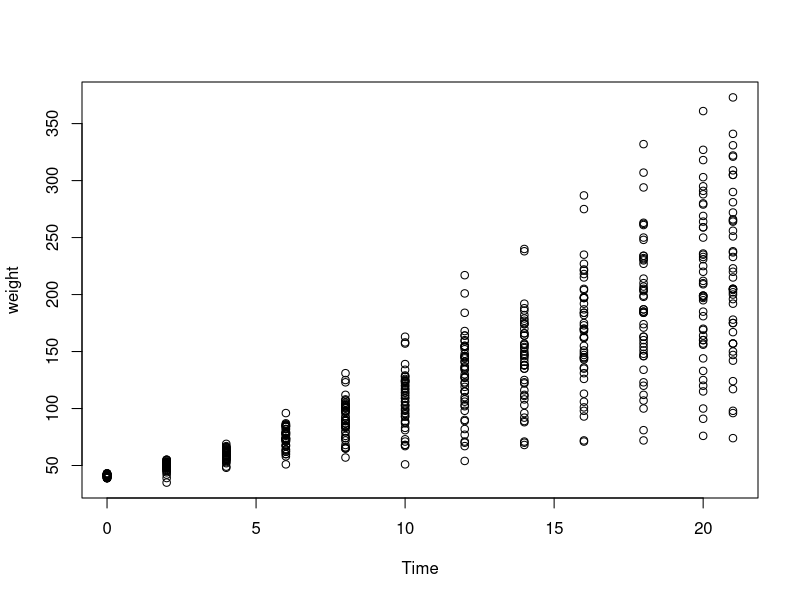
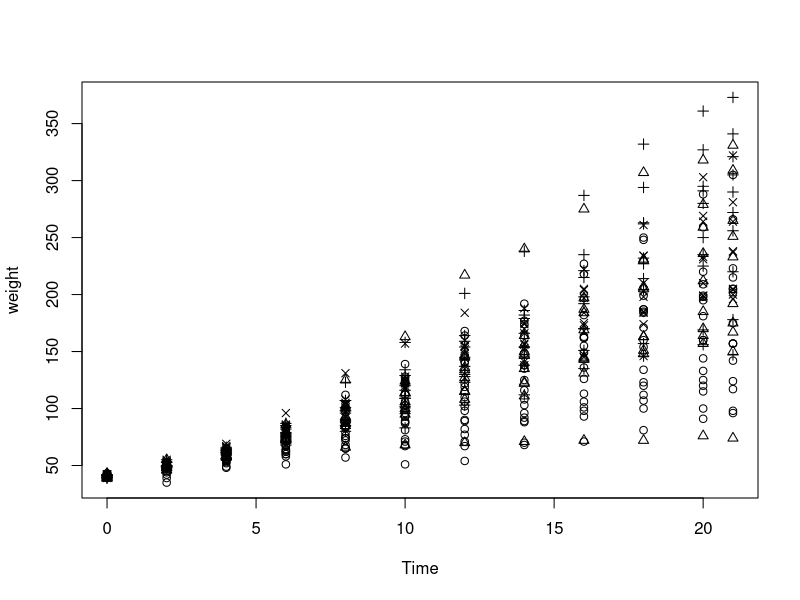
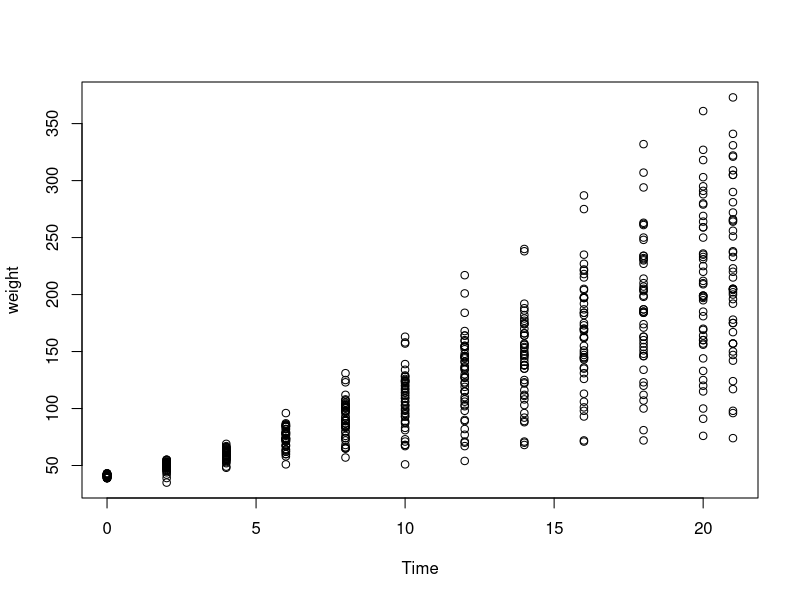
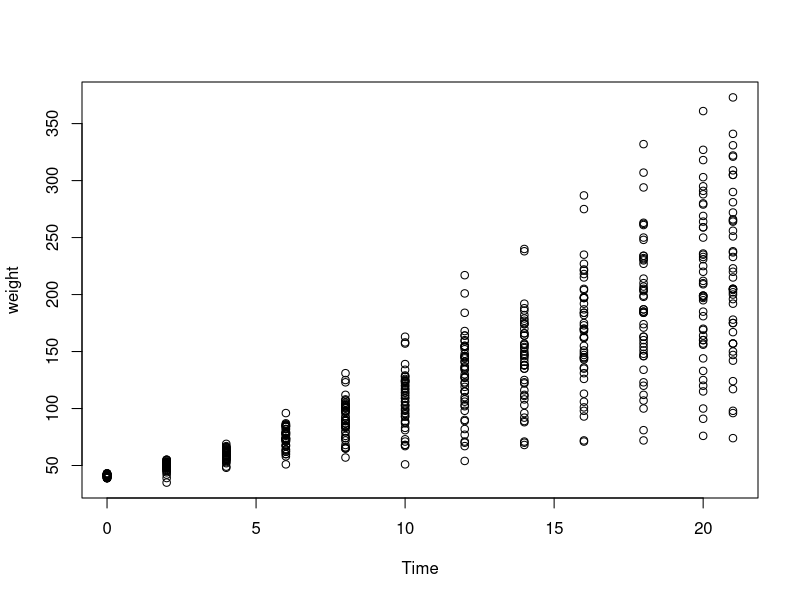
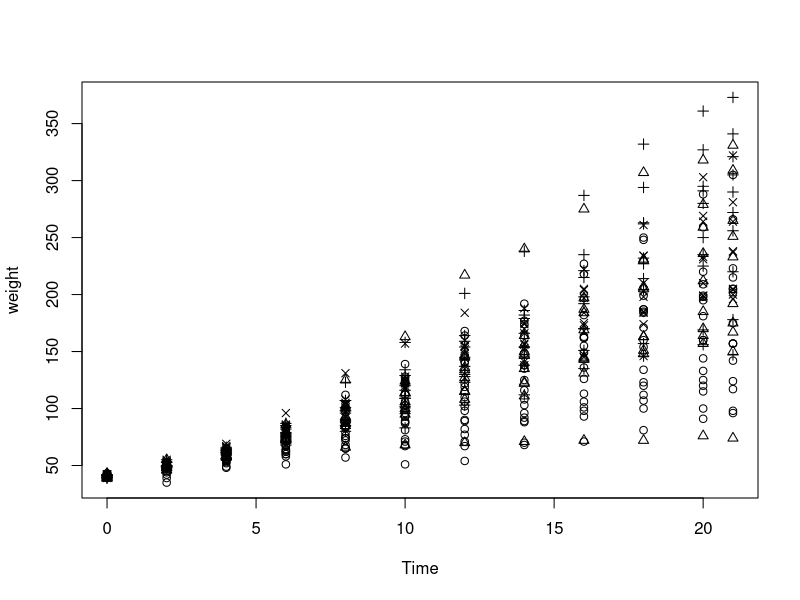
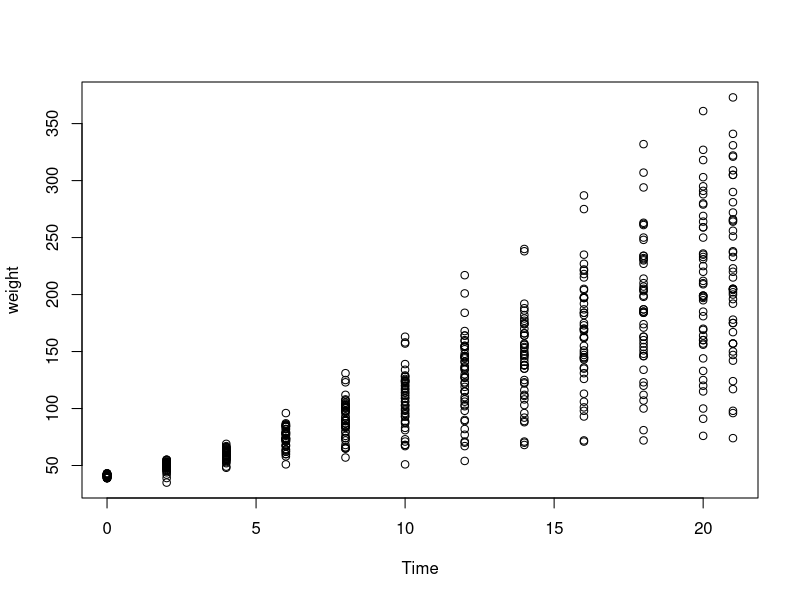

Reproduce these figures in R, in order.
## ---- chunk 1
"like this."
## ---- chunk 2
1 + 1
## ---- chunk 3
"first line"
"second line"
"third line"
## ---- chunk 4
"first line"
"second line"
"third line"
## ---- chunk 5
1:3
## ---- chunk 6
1:3
## ---- chunk 7
1:3
4:6
7:9
## ---- chunk 8
1:3
4:6
7:9
## ---- chunk 9
1:3
## ---- chunk 10
1:3
## ---- chunk 11
1:3
4:6
## ---- chunk 12
1:3
## ---- chunk 13
1:3
## ---- chunk 14
add <- function(a, b) { a + b }
## ---- chunk 15
add <- function(a, b) { a + b }
## ---- chunk 16
1 + 1
## ---- chunk 17
1 + 1
## ---- chunk 18
# This is an outrageously long comment. For no real reason. Except the fact that I need to illustrate a point.

mean(1:3) # Blank line above
## ---- chunk 19
# This is an outrageously long comment. For no real reason. Except the fact that I need to illustrate a point.

mean(1:3) # Blank line above
## ---- chunk 20
plot(weight ~ Time, data = ChickWeight)
plot(weight ~ Time, data = ChickWeight, pch = as.numeric(ChickWeight$Diet))
## ---- chunk 21
plot(weight ~ Time, data = ChickWeight)
## ---- chunk 22
plot(weight ~ Time, data = ChickWeight)
plot(weight ~ Time, data = ChickWeight, pch = as.numeric(ChickWeight$Diet))
## ---- chunk 23
plot(weight ~ Time, data = ChickWeight)
